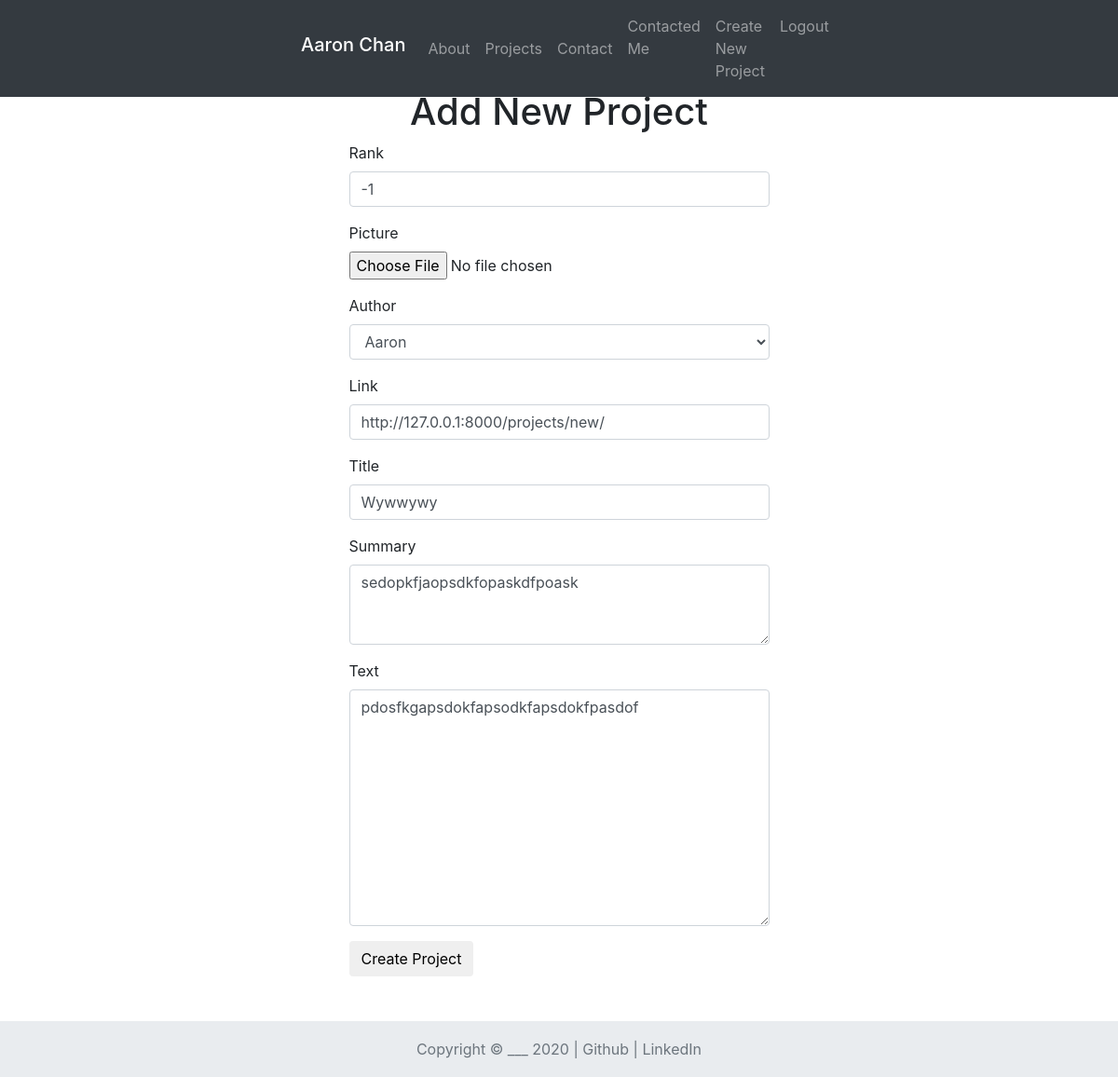
Screenshot of /projects/13/edit/ (signed in) with the database file from the repository.
### Basic_app/models.py (models this page shows, shortened)
class Project(models.Model):
    author = models.ForeignKey('auth.User',on_delete=models.CASCADE)
    rank = models.IntegerField()
    project_pic = models.ImageField(upload_to='project_pic', blank=True)
    link = models.URLField()
    title = models.CharField(max_length=200)
    summary = models.TextField(max_length=500)
    text = models.TextField()

### Basic_app/views.py (the view)
# urls.py: url(r'^projects/(?P<pk>\d+)/edit/$',views.ProjectUpdate.as_view(),name='project_edit'),
class ProjectUpdate(LoginRequiredMixin,UpdateView):
    login_url = '/login/'
    redirect_field_name = 'project/project_detail.html'
    form_class = ProjectForm
    model = Project

### Basic_app/forms.py
class ProjectForm(forms.ModelForm):
    class Meta():
        model = Project
        fields = ('rank','project_pic','author','link','title','summary','text')
        widgets = {
            'rank':forms.NumberInput(attrs={'class':'form-control','placeholder':'Select Ranking'}),
            'project_pic':forms.ClearableFileInput(attrs={'type':'file','class':'form-control-file'}),
            'author':forms.Select(attrs={'class':'form-control','placeholder':'Enter your name'}),
            'link':forms.TextInput(attrs={'class':'form-control','placeholder':'Enter a link'}),
            'title':forms.TextInput(attrs={'class':'form-control','placeholder':'Enter a title'}),
            'summary':forms.Textarea(attrs={'class':'form-control','placeholder':'Enter a summary','rows':'3'}),
            'text':forms.Textarea(attrs={'class':'form-control','placeholder':'Enter a long description'}),
        }

### Basic_app/templates/Basic_app/project_form.html (shortened to what this page needs)
{% extends "Basic_app/base.html" %}
{% block content%}
    <h1>Add New Project</h1>
    <form class="project_create" method="POST" enctype="multipart/form-data">
        <div class="form-group">
            <label>Rank</label>
            {{form.rank}}
        </div>
        <div class="form-group">
            <label>Picture</label>
            {{form.project_pic}}
        </div>
        <div class="form-group">
            <label>Author</label>
            {{form.author}}
        </div>
        <div class="form-group">
            <label>Link</label>
            {{form.link}}
        </div>
        <div class="form-group">
            <label>Title</label>
            {{form.title}}
        </div>
        <div class="form-group">
            <label>Summary</label>
            {{form.summary}}
        </div>
        <div class="form-group">
            <label>Text</label>
            {{form.text}}
        </div>
        <button type="submit" class="save btn btn-default">Create Project</button>
    </form>
{% endblock %}

### Basic_app/static/css/style.css (style rules this page uses)
html { position: relative; min-height: 100%; }
body { padding-top: 6rem; padding-bottom: 3rem; margin-bottom: 60px; }

### rows the page displays
Project: rank "-1", author "Aaron", link "http://127.0.0.1:8000/projects/new/", title "Wywwywy", summary "sedopkfjaopsdkfopaskdfpoask", text "pdosfkgapsdokfapsodkfapsdokfpasdof"
